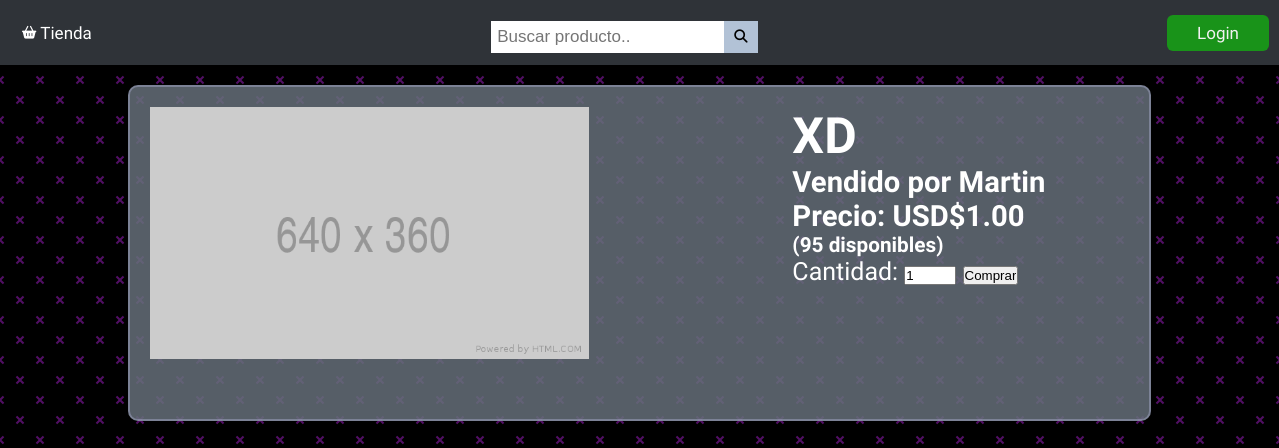
Page /productos/19 on the earlier database version.
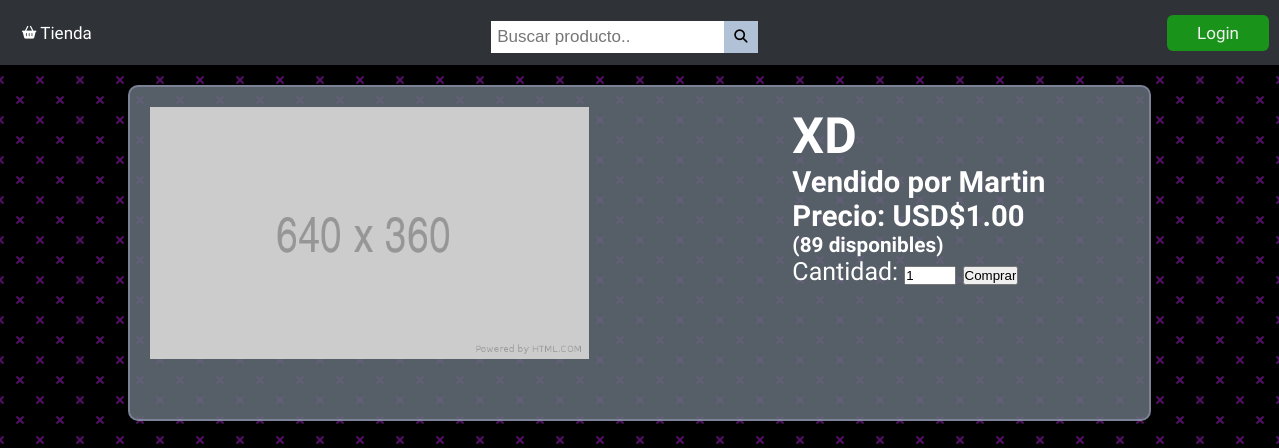
Same page on the later database version.
### usuarios/models.py (models this page shows, shortened)
class Producto(models.Model):
    name = models.CharField(max_length=100, null=True)
    precio = models.DecimalField(max_digits=9, decimal_places=2)
    digital = models.BooleanField(default=False, null=True)
    vendido_por = models.ForeignKey(Usuario, on_delete=CASCADE, null=True)
    imagen = models.ImageField(null=True, blank=True)
    stock = models.IntegerField(default=1)
    descripcion = models.TextField(null=True, blank=True)
    @property
    def ImagenURL(self):
        try:
            url = self.imagen.url
        except:
            url =''
        return url

class Usuario(models.Model):
    name = models.CharField(max_length=100, null=True)
    vendedor = models.BooleanField(default=False, null=True)
    email = models.CharField(max_length=100, null=True)
    user = models.OneToOneField(User, on_delete=CASCADE, null=True)
    def __str__(self):
        return self.name

### usuarios/views.py (the view)
# urls.py: path('productos/<int:id>', views.productos, name="productos"),
def productos(request, id=None):
    producto = Producto.objects.get(id = id)
    productos = Producto.objects.filter(name=producto.name)
    if request.user.is_authenticated:
        orden, creada = Orden.objects.get_or_create(cliente=request.user.usuario, completado=False)
        cartItems = orden.Items_Carrito
    else:
        orden = {'Items_Carrito':0, 'Total_Carrito':0, 'shipping':False}
        cartItems = orden['Total_Carrito']
    context = {'productos': productos, 'cartItems': cartItems}
    return render(request, 'usuarios/productos.html', context)

### usuarios/templates/usuarios/productos.html (shortened to what this page needs)
{% extends 'usuarios/base.html'%}
{% load static %}
{% block content %}
<div class="Producto-Grid">
    {% for producto in productos %}
    <div class="ProductoLeft">
        {% if producto.ImagenURL %}
        <img class="row-image" src="{{producto.ImagenURL}}" alt="Card 1">
        {% else %}
        <img class="row-image" src="{% static 'images/placeholder.png' %}" alt="">
        {% endif %}
    </div>
    <div class="ProductoRight">
        <H1>{{producto.name}} </H1>
        <h3>Vendido por {{producto.vendido_por}}</h3>
        <h3>Precio: USD${{producto.precio|floatformat:2}}</h3>
        <h5>({{producto.stock}} disponibles)</h5>
        <form id="Comprar" data-producto="{{producto.id}}">
            <label for="cantidad">Cantidad:</label>
            <input type="number" id="cantidad" name="cantidad" min="1" max="{{producto.stock}}" value="1">
            <input type="submit" value="Comprar" id="CompraProducto">
        </form>
    </div>
    {% endfor %}
</div>
{% endblock %}

Differences in the rows shown:
changed Producto "XD": stock "95" → "89"
